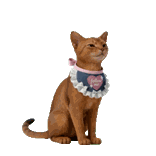
#> input picture extensions/notion-web/assets/cat-sleep.gif, 156 x 156 px, found by its file name
$ python make_sleep_return_gif.py
#> lines starting #> are read from the running program, lines starting #| are printed output that depends on the picture
#!/usr/bin/env python3
from pathlib import Path

from PIL import Image


ROOT = Path(__file__).resolve().parents[1]
TARGETS = [
    ROOT / "apps/macos/Assets/cat-sleep.gif",
    ROOT / "apps/macos/Assets/cat-overlay-animations/cat-sleep.gif",
]


def make_round_trip(path: Path) -> None:
    with Image.open(path) as image:
#> image is the input picture: PIL image 156x156 P; mean R, G, B, A 27.7, 19.5, 14.1, 52.3
        frames = []
        durations = []
        for index in range(image.n_frames):
            image.seek(index)
            frames.append(image.convert("RGBA"))
            durations.append(int(image.info.get("duration", 80)))
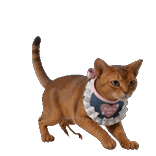
#> image: PIL image 156x156 RGBA; mean R, G, B, A 35.8, 25.7, 19.4, 68; transparent parts drawn white
#> after the loop, durations = 72 values from 80 to 80; frames = 72 items

    if len(frames) == 143:
        return
    if len(frames) != 72:
        raise RuntimeError(f"Expected 72 source frames in {path}, found {len(frames)}")

    output_frames = frames + frames[-2::-1]
#> output_frames = 143 items
    output_durations = durations + durations[-2::-1]
#> output_durations = 143 values from 80 to 80
    output_frames[0].save(
        path,
        save_all=True,
        append_images=output_frames[1:],
        duration=output_durations,
        loop=0,
        disposal=2,
        transparency=0,
        optimize=False,
    )


for target in TARGETS:
    make_round_trip(target)
